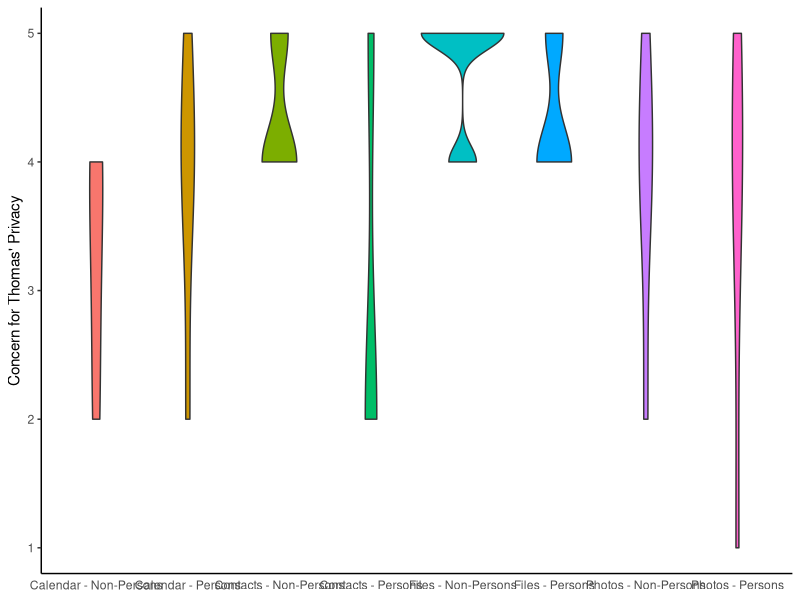
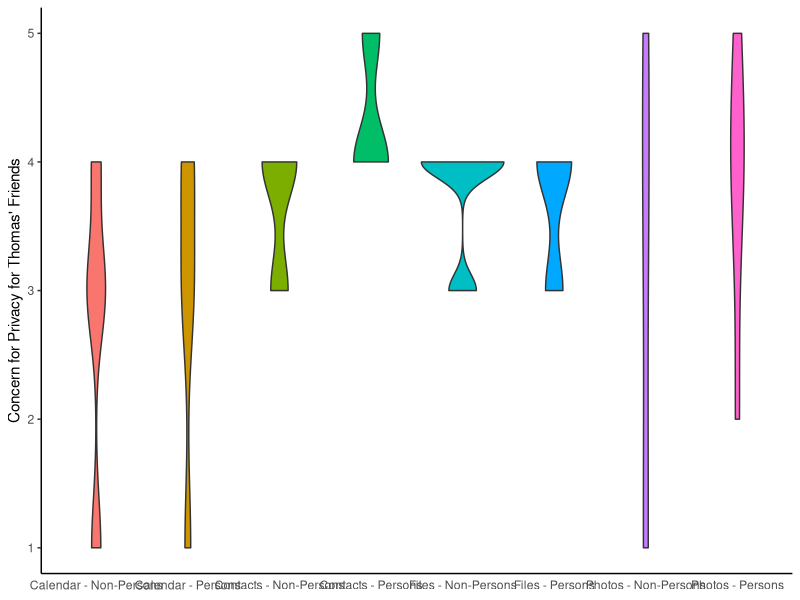

Generate these figures, in order, with R:
## ---- chunk 1
library(tidyverse)
data <- read_csv('data_24_11_28.csv', show_col_types = FALSE)
head(data)
## ---- chunk 2
my_data <- data[-1, ]
my_data <- data[-1, ]

my_data <- my_data %>% filter(
  Finished == TRUE, 
  consent == "I agree to take part in the study.",
  age > 17,
  likertscale_help_6 == 2,
  attentioncheck_2 == 7
  )

common_cols <- c(
    'ResponseId',
    'Duration (in seconds)',
    'phoneos',
    'thomashimself_1',
    'thomashimself_2',
    'thomashimself_3',
    'thomasfriend_1',
    'thomasfriend_2',
    'thomasfriend_3',
    'reponsibility_1',
    'reponsibility_2',
    'not_scenario_1',
    'not_scenario_2',
    'not_scenario_3',
    'not_scenario_4',
    'not_scenario_5',
    'not_scenario_6',
    'not_scenario_7',
    'not_scenario_8',
    'accesstoall',
    'apps_number',
    'photos_number',
    'photos_approx',
    'contact_number',
    'contacts_approx',
    'familyevent_number',
    'workevent_number',
    'likertscale_help_1',
    'likertscale_help_2',
    'likertscale_help_3',
    'likertscale_help_4',
    'likertscale_help_5',
    'likertscale_help_7',
    'likertscale_help_8',
    'likertscale_help_9',
    'likertscale_help_10',
    'personalinformation_1',
    'personalinformation_2',
    'personalinformation_3',
    'personalinformation_4',
    'friendinformation_1',
    'friendinformation_2',
    'friendinformation_3',
    'friendinformation_4',
    'gender',
    'ethnicity',
    'education',
    'education_9_TEXT',
    'income',
    'usyears',
    'yob_1',
    'fieldofstudy',
    'relationshipstatus',
    'children',
    'commitmentcheck1',
    'commitmentcheck2',
    'feedback1',
    'feedback2',
    'feedback4',
    'feedback5',
    'feedback6',
    'feedback7'
)

survey_data <- my_data %>% select(
  c(mc1_photosperson,
    mc2_photosperson,
    mc1_photosnon,
    mc2_photosnon,
    mc1_contactspersons,
    mc2_contactsperson,
    mc1_contactnonperson,
    mc2_contactnonperson,
    mc1_calendarpersons,
    mc2_calendarperson,
    mc1_calendarnon,
    mc2_calendarnon,
    filesystempersonchec,
    filesystempersonperm,
    qnonpersonfilehave,
    qnonpersonfileperm,
    photo_option_1,
    photo_option_2,
    photo_option_flip_1,
    contact_option_1,
    contact_option_2,
    contact_option_flip_1,
    calendar_option_1,
    calendar_option_2,
    calendar_option_flip_1,
    file_option_1,
    file_option_2,
    file_option_flipped_1,
    photo_paid,
    contact_paid,
    calendar_paid,
    file_paid
    ),
  common_cols
)

dim(survey_data)
## ---- chunk 3
ph_persons <- survey_data %>% select(
  c(mc1_photosperson,
    mc2_photosperson,
    photo_option_1,
    photo_option_2,
    photo_option_flip_1,
    photo_paid
    ),
  common_cols
) %>% filter(mc1_photosperson != "",
             mc2_photosperson != "")

dim(ph_persons)
## ---- chunk 4
ph_non_persons <- survey_data %>% select(
  c(mc1_photosnon,
    mc2_photosnon,
    photo_option_1,
    photo_option_2,
    photo_option_flip_1,
    photo_paid
    ),
  common_cols
) %>% filter(mc1_photosnon != "",
             mc2_photosnon != "")

dim(ph_non_persons)
## ---- chunk 5
cn_persons <- survey_data %>% select(
  c(mc1_contactspersons,
    mc2_contactsperson,
    contact_option_1,
    contact_option_2,
    contact_option_flip_1,
    contact_paid
    ),
  common_cols
) %>% filter(mc1_contactspersons != "",
             mc2_contactsperson != "")

dim(cn_persons)
## ---- chunk 6
cn_non_persons <- survey_data %>% select(
  c(mc1_contactnonperson,
    mc2_contactnonperson,
    contact_option_1,
    contact_option_2,
    contact_option_flip_1,
    contact_paid
    ),
  common_cols
) %>% filter(mc1_contactnonperson != "",
             mc2_contactnonperson != "")

dim(cn_non_persons)
## ---- chunk 7
cl_persons <- survey_data %>% select(
  c(mc1_calendarpersons,
    mc2_calendarperson,
    calendar_option_1,
    calendar_option_2,
    calendar_option_flip_1,
    calendar_paid
    ),
  common_cols
) %>% filter(mc1_calendarpersons != "",
             mc2_calendarperson != "")

dim(cl_persons)
## ---- chunk 8
cl_non_persons <- survey_data %>% select(
  c(mc1_calendarnon,
    mc2_calendarnon,
    calendar_option_1,
    calendar_option_2,
    calendar_option_flip_1,
    calendar_paid
    ),
  common_cols
) %>% filter(mc1_calendarnon != "",
             mc2_calendarnon != "")

dim(cl_non_persons)
## ---- chunk 9
file_persons <- survey_data %>% select(
  c(filesystempersonchec,
    filesystempersonperm,
    file_option_1,
    file_option_2,
    file_option_flipped_1,
    file_paid
    ),
  common_cols
) %>% filter(filesystempersonchec != "",
             filesystempersonperm != "")

dim(file_persons)
## ---- chunk 10
file_non_persons <- survey_data %>% select(
  c(qnonpersonfilehave,
    qnonpersonfileperm,
    file_option_1,
    file_option_2,
    file_option_flipped_1,
    file_paid
    ),
  common_cols
) %>% filter(qnonpersonfilehave != "",
             qnonpersonfileperm != "")

dim(file_non_persons)
## ---- chunk 11
library(ggplot2)

violin_himself <- data.frame(
  name = c(rep("Calendar - Persons", length(cl_persons$thomashimself_1)),
           rep("Calendar - Non-Persons", length(cl_non_persons$thomashimself_1)),
           rep("Contacts - Persons", length(cn_persons$thomashimself_1)),
           rep("Contacts - Non-Persons", length(cn_non_persons$thomashimself_1)),
           rep("Photos - Persons", length(ph_persons$thomashimself_1)),
           rep("Photos - Non-Persons", length(ph_non_persons$thomashimself_1)),
           rep("Files - Persons", length(file_persons$thomashimself_1)),
           rep("Files - Non-Persons", length(file_non_persons$thomashimself_1))),
  value = as.integer(c(cl_persons$thomashimself_1, cl_non_persons$thomashimself_1,
                       cn_persons$thomashimself_1, cn_non_persons$thomashimself_1,
                       ph_persons$thomashimself_1, ph_non_persons$thomashimself_1,
                       file_persons$thomashimself_1, file_non_persons$thomashimself_1))
)

ggplot(violin_himself, aes(x=name, y=value, fill=name)) +
  theme_classic() +
  theme(axis.title.x = element_blank(),
        axis.ticks.x=element_blank()) +
  ylab("Concern for Thomas' Privacy") +
  ylim(1, 5) +
  geom_violin(show.legend = F) 
  # + geom_boxplot(width = 0.05, alpha = 0.5, show.legend = FALSE)
## ---- chunk 12
library(ggplot2)

violin_friends <- data.frame(
  name = c(rep("Calendar - Persons", length(cl_persons$thomasfriend_1)),
           rep("Calendar - Non-Persons", length(cl_non_persons$thomasfriend_1)),
           rep("Contacts - Persons", length(cn_persons$thomasfriend_1)),
           rep("Contacts - Non-Persons", length(cn_non_persons$thomasfriend_1)),
           rep("Photos - Persons", length(ph_persons$thomasfriend_1)),
           rep("Photos - Non-Persons", length(ph_non_persons$thomasfriend_1)),
           rep("Files - Persons", length(file_persons$thomasfriend_1)),
           rep("Files - Non-Persons", length(file_non_persons$thomasfriend_1))),
  value = as.integer(c(cl_persons$thomasfriend_1, cl_non_persons$thomasfriend_1,
                       cn_persons$thomasfriend_1, cn_non_persons$thomasfriend_1,
                       ph_persons$thomasfriend_1, ph_non_persons$thomasfriend_1,
                       file_persons$thomasfriend_1, file_non_persons$thomasfriend_1))
)

ggplot(violin_friends, aes(x=name, y=value, fill=name)) +
  theme_classic() +
  theme(axis.title.x = element_blank(),
        axis.ticks.x=element_blank()) +
  ylab("Concern for Privacy for Thomas' Friends") +
  ylim(1, 5) +
  geom_violin(show.legend = F)
  # + geom_boxplot(width = 0.05, alpha = 0.5, show.legend = FALSE)
## ---- chunk 13
a <- survey_data %>% 
  filter(ResponseId %in% c(cn_persons$ResponseId)) %>%
  mutate(permission = "Contacts")

b <- survey_data %>% 
  filter(ResponseId %in% c(ph_persons$ResponseId)) %>%
  mutate(permission = "Photos")

c <- survey_data %>% 
  filter(ResponseId %in% c(cl_persons$ResponseId)) %>%
  mutate(permission = "Calendar")

d <- survey_data %>% 
  filter(ResponseId %in% c(file_persons$ResponseId)) %>%
  mutate(permission = "File System")

persons_himself <- bind_rows(a, b, c, d) %>% 
  select(permission, thomashimself_1, thomashimself_2, thomashimself_3)
persons_himself$group_var <- factor(rep('Persons Himself', 
                                            nrow(persons_himself)))
persons_himself <- persons_himself %>%
  mutate(
    thomashimself_1 = as.integer(thomashimself_1),
    thomashimself_2 = as.integer(thomashimself_2),
    thomashimself_3 = as.integer(thomashimself_3)
  )
names(persons_himself) <-  c('permission', 'question1', 'question2', 'question3', 'group')

persons_friends <- bind_rows(a, b, c, d) %>% 
  select(permission, thomasfriend_1, thomasfriend_2, thomasfriend_3)
persons_friends$group_var <- factor(rep('Persons Friends', 
                                            nrow(persons_friends)))
persons_friends <- persons_friends %>%
  mutate(
    thomasfriend_1 = as.integer(thomasfriend_1),
    thomasfriend_2 = as.integer(thomasfriend_2),
    thomasfriend_3 = as.integer(thomasfriend_3)
  )
names(persons_friends) <- c('permission', 'question1', 'question2', 'question3', 'group')

persons <- bind_rows(persons_himself, persons_friends)

manova_result_persons <- aov(cbind(question1, question2, question3) ~ group, 
                         data = as_tibble(persons))
summary(manova_result_persons)
## ---- chunk 14
a <- survey_data %>% 
  filter(ResponseId %in% c(cn_non_persons$ResponseId)) %>%
  mutate(permission = "Contacts")

b <- survey_data %>% 
  filter(ResponseId %in% c(ph_non_persons$ResponseId)) %>%
  mutate(permission = "Photos")

c <- survey_data %>% 
  filter(ResponseId %in% c(cl_non_persons$ResponseId)) %>%
  mutate(permission = "Calendar")

d <- survey_data %>% 
  filter(ResponseId %in% c(file_non_persons$ResponseId)) %>%
  mutate(permission = "File System")

non_persons_himself <- bind_rows(a, b, c, d) %>% 
  select(permission, thomashimself_1, thomashimself_2, thomashimself_3)
non_persons_himself$group_var <- factor(rep('Non-Persons Himself', 
                                            nrow(non_persons_himself)))
non_persons_himself <- non_persons_himself %>%
  mutate(
    thomashimself_1 = as.integer(thomashimself_1),
    thomashimself_2 = as.integer(thomashimself_2),
    thomashimself_3 = as.integer(thomashimself_3)
  )
names(non_persons_himself) <-  c('permission', 'question1', 'question2', 'question3', 'group')

non_persons_friends <- bind_rows(a, b, c, d) %>% 
  select(permission, thomasfriend_1, thomasfriend_2, thomasfriend_3)
non_persons_friends$group_var <- factor(rep('Non-Persons Friends', 
                                            nrow(non_persons_friends)))
non_persons_friends <- non_persons_friends %>%
  mutate(
    thomasfriend_1 = as.integer(thomasfriend_1),
    thomasfriend_2 = as.integer(thomasfriend_2),
    thomasfriend_3 = as.integer(thomasfriend_3)
  )
names(non_persons_friends) <- c('permission', 'question1', 'question2', 'question3', 'group')

non_persons <- bind_rows(non_persons_himself, non_persons_friends)

manova_result_non <- aov(cbind(question1, question2, question3) ~ group, 
                         data = as_tibble(non_persons))
summary(manova_result_non)
## ---- chunk 15
persons_himself_means <- persons_himself %>%
  group_by(permission) %>%
  summarize(persons_mean_value = round(mean(question1, na.rm = TRUE), 2))

non_persons_himself_means <- non_persons_himself %>%
  group_by(permission) %>%
  summarize(non_persons_mean_value = round(mean(question1, na.rm = TRUE), 2))

himself_means <- non_persons_himself_means %>% inner_join(persons_himself_means)
himself_means
## ---- chunk 16
persons_friends_means <- persons_friends %>%
  group_by(permission) %>%
  summarize(persons_mean_value = round(mean(question1, na.rm = TRUE), 2))

non_persons_friends_means <- non_persons_friends %>%
  group_by(permission) %>%
  summarize(non_persons_mean_value = round(mean(question1, na.rm = TRUE), 2))

friends_means <- non_persons_friends_means %>% inner_join(persons_friends_means)
friends_means
## ---- chunk 17
a <- survey_data %>% 
  filter(ResponseId %in% c(cn_persons$ResponseId)) %>%
  mutate(permission = "Contacts",
         amount = as.numeric(gsub("[^0-9.-]", "", contact_paid)),
         amount = ifelse(is.na(amount), 0, amount)) %>%
  filter(amount > -1) %>%
  select(c(permission, amount))

b <- survey_data %>% 
  filter(ResponseId %in% c(ph_persons$ResponseId)) %>%
  mutate(permission = "Photos",
         amount = as.numeric(gsub("[^0-9.-]", "", photo_paid)),
         amount = ifelse(is.na(amount), 0, amount)) %>%
  filter(amount > -1) %>%
  select(c(permission, amount))

c <- survey_data %>% 
  filter(ResponseId %in% c(cl_persons$ResponseId)) %>%
  mutate(permission = "Calendar",
         amount = as.numeric(gsub("[^0-9.-]", "", calendar_paid)),
         amount = ifelse(is.na(amount), 0, amount)) %>%
  filter(amount > -1) %>%
  select(c(permission, amount))

d <- survey_data %>% 
  filter(ResponseId %in% c(file_persons$ResponseId)) %>%
  mutate(permission = "File System",
         amount = as.numeric(gsub("[^0-9.-]", "", file_paid)),
         amount = ifelse(is.na(amount), 0, amount)) %>%
  filter(amount > -1) %>%
  select(c(permission, amount))

persons_paid_apps <- bind_rows(a, b, c, d)
persons_paid_apps_summary <- persons_paid_apps %>%
  group_by(permission) %>%
  summarize(persons_mean = round(mean(amount, na.rm = TRUE), 2),
            persons_median = round(median(amount, na.rm = TRUE), 2))
persons_paid_apps_summary
## ---- chunk 18
a <- survey_data %>% 
  filter(ResponseId %in% c(cn_non_persons$ResponseId)) %>%
  mutate(permission = "Contacts",
         amount = as.numeric(gsub("[^0-9.-]", "", contact_paid)),
         amount = ifelse(is.na(amount), 0, amount)) %>%
  filter(amount > -1) %>%
  select(c(permission, amount))

b <- survey_data %>% 
  filter(ResponseId %in% c(ph_non_persons$ResponseId)) %>%
  mutate(permission = "Photos",
         amount = as.numeric(gsub("[^0-9.-]", "", photo_paid)),
         amount = ifelse(is.na(amount), 0, amount)) %>%
  filter(amount > -1) %>%
  select(c(permission, amount))

c <- survey_data %>% 
  filter(ResponseId %in% c(cl_non_persons$ResponseId)) %>%
  mutate(permission = "Calendar",
         amount = as.numeric(gsub("[^0-9.-]", "", calendar_paid)),
         amount = ifelse(is.na(amount), 0, amount)) %>%
  filter(amount > -1) %>%
  select(c(permission, amount))

d <- survey_data %>% 
  filter(ResponseId %in% c(file_non_persons$ResponseId)) %>%
  mutate(permission = "File System",
         amount = as.numeric(gsub("[^0-9.-]", "", file_paid)),
         amount = ifelse(is.na(amount), 0, amount)) %>%
  filter(amount > -1) %>%
  select(c(permission, amount))

non_persons_paid_apps <- bind_rows(a, b, c, d)
non_persons_paid_apps_summary <- non_persons_paid_apps %>%
  group_by(permission) %>%
  summarize(non_persons_mean = round(mean(amount, na.rm = TRUE), 2),
            non_persons_median = round(median(amount, na.rm = TRUE), 2))
non_persons_paid_apps_summary
## ---- chunk 19
a <- ph_persons %>%
  mutate(question = as.numeric(thomasfriend_1)) %>%
  select(question)

b <- cn_persons %>%
  mutate(question = as.numeric(thomasfriend_1)) %>%
  select(question)

c <- cl_persons %>%
  mutate(question = as.numeric(thomasfriend_1)) %>%
  select(question)

d <- file_persons %>%
  mutate(question = as.numeric(thomasfriend_1)) %>%
  select(question)

shapiro.test(a$question)
shapiro.test(b$question)
shapiro.test(c$question)
shapiro.test(d$question)
## ---- chunk 20
a <- ph_non_persons %>%
  mutate(question = as.numeric(thomasfriend_1)) %>%
  select(question)

b <- cn_non_persons %>%
  mutate(question = as.numeric(thomasfriend_1)) %>%
  select(question)

c <- cl_non_persons %>%
  mutate(question = as.numeric(thomasfriend_1)) %>%
  select(question)

d <- file_non_persons %>%
  mutate(question = as.numeric(thomasfriend_1)) %>%
  select(question)

shapiro.test(a$question)
shapiro.test(b$question)
shapiro.test(c$question)
shapiro.test(d$question)
## ---- chunk 21
persons_not_sc <- survey_data %>%
  filter((mc1_contactspersons != "" & mc2_contactsperson != "") |
          (mc1_photosperson != "" & mc2_photosperson != "") |
           (mc1_calendarpersons != "" & mc2_calendarperson != "") |
           (filesystempersonchec != "" & filesystempersonperm != "")) %>%
  select(c(not_scenario_1, not_scenario_2, not_scenario_3, not_scenario_4,
           not_scenario_5, not_scenario_6, not_scenario_7, not_scenario_8))

persons_not_sc <- persons_not_sc %>%
  mutate(across(everything(), as.numeric))

mean_values <- apply(persons_not_sc, 2, 
                     function(x) round(mean(x, na.rm = TRUE), 2))
median_values <- apply(persons_not_sc, 2, median, na.rm = TRUE)

mean_values
median_values
## ---- chunk 22
a <- persons_not_sc %>% 
  select(not_scenario_1) %>%
  mutate(permission = "Calendar")
b <- persons_not_sc %>% 
  select(not_scenario_2) %>%
  mutate(permission = "Contacts")
c <- persons_not_sc %>% 
  select(not_scenario_3) %>%
  mutate(permission = "Photos")
d <- persons_not_sc %>% 
  select(not_scenario_4) %>%
  mutate(permission = "File System")

persons_not_sc_t <- bind_rows(a, b, c, d)
persons_not_sc_t$group_var <- factor(rep('Persons - Privacy Concern', 
                                            nrow(persons_not_sc_t)))

persons_not_sc_t <- persons_not_sc_t %>%
  pivot_longer(cols = c("not_scenario_1", "not_scenario_2", "not_scenario_3", "not_scenario_4"),
               names_to = "option_type",
               values_to = "concern_score",      
               values_drop_na = TRUE) %>% select(-c(option_type))


manova_result_persons_not_sc_t <- aov(concern_score ~ permission, 
                         data = as_tibble(persons_not_sc_t))
summary(manova_result_persons_not_sc_t)
## ---- chunk 23
a <- persons_not_sc %>% 
  select(not_scenario_5) %>%
  mutate(permission = "Calendar")
b <- persons_not_sc %>% 
  select(not_scenario_6) %>%
  mutate(permission = "Contacts")
c <- persons_not_sc %>% 
  select(not_scenario_7) %>%
  mutate(permission = "Photos")
d <- persons_not_sc %>% 
  select(not_scenario_8) %>%
  mutate(permission = "File System")

persons_not_sc_t <- bind_rows(a, b, c, d)
persons_not_sc_t$group_var <- factor(rep('Persons - Access Comfort', 
                                            nrow(persons_not_sc_t)))

persons_not_sc_t <- persons_not_sc_t %>%
  pivot_longer(cols = c("not_scenario_5", "not_scenario_6", "not_scenario_7", "not_scenario_8"),
               names_to = "option_type",
               values_to = "comfort_score",      
               values_drop_na = TRUE) %>% select(-c(option_type))


manova_result_persons_not_sc_t <- aov(comfort_score ~ permission, 
                         data = as_tibble(persons_not_sc_t))
summary(manova_result_persons_not_sc_t)
## ---- chunk 24
non_persons_not_sc <- survey_data %>%
  filter((mc1_contactnonperson != "" & mc2_contactnonperson != "") |
          (mc1_photosnon != "" & mc2_photosnon != "") |
           (mc1_calendarnon != "" & mc2_calendarnon != "") |
           (qnonpersonfilehave != "" & qnonpersonfileperm != "")) %>%
  select(c(not_scenario_1, not_scenario_2, not_scenario_3, not_scenario_4,
           not_scenario_5, not_scenario_6, not_scenario_7, not_scenario_8))

non_persons_not_sc <- non_persons_not_sc %>%
  mutate(across(everything(), as.numeric))

mean_values <- apply(non_persons_not_sc, 2, 
                     function(x) round(mean(x, na.rm = TRUE), 2))
median_values <- apply(non_persons_not_sc, 2, median, na.rm = TRUE)

mean_values
median_values
## ---- chunk 25
a <- non_persons_not_sc %>% 
  select(not_scenario_1) %>%
  mutate(permission = "Calendar")
b <- non_persons_not_sc %>% 
  select(not_scenario_2) %>%
  mutate(permission = "Contacts")
c <- non_persons_not_sc %>% 
  select(not_scenario_3) %>%
  mutate(permission = "Photos")
d <- non_persons_not_sc %>% 
  select(not_scenario_4) %>%
  mutate(permission = "File System")

non_persons_not_sc_t <- bind_rows(a, b, c, d)
non_persons_not_sc_t$group_var <- factor(rep('Non-Persons - Privacy Concern', 
                                            nrow(persons_not_sc_t)))

non_persons_not_sc_t <- non_persons_not_sc_t %>%
  pivot_longer(cols = c("not_scenario_1", "not_scenario_2", "not_scenario_3", "not_scenario_4"),
               names_to = "option_type",
               values_to = "concern_score",      
               values_drop_na = TRUE) %>% select(-c(option_type))


manova_result_non_persons_not_sc_t <- aov(concern_score ~ permission, 
                         data = as_tibble(non_persons_not_sc_t))
summary(manova_result_non_persons_not_sc_t)
## ---- chunk 26

## ---- chunk 27
a <- non_persons_not_sc %>% 
  select(not_scenario_5) %>%
  mutate(permission = "Calendar")
b <- non_persons_not_sc %>% 
  select(not_scenario_6) %>%
  mutate(permission = "Contacts")
c <- non_persons_not_sc %>% 
  select(not_scenario_7) %>%
  mutate(permission = "Photos")
d <- non_persons_not_sc %>% 
  select(not_scenario_8) %>%
  mutate(permission = "File System")

non_persons_not_sc_t <- bind_rows(a, b, c, d)
non_persons_not_sc_t$group_var <- factor(rep('Persons - Access Comfort', 
                                            nrow(non_persons_not_sc_t)))

non_persons_not_sc_t <- non_persons_not_sc_t %>%
  pivot_longer(cols = c("not_scenario_5", "not_scenario_6", "not_scenario_7", "not_scenario_8"),
               names_to = "option_type",
               values_to = "comfort_score",      
               values_drop_na = TRUE) %>% select(-c(option_type))


manova_result_non_persons_not_sc_t <- aov(comfort_score ~ permission, 
                         data = as_tibble(non_persons_not_sc_t))
summary(manova_result_non_persons_not_sc_t)
## ---- chunk 28
persons_resp <- survey_data %>%
  filter((mc1_contactspersons != "" & mc2_contactsperson != "") |
          (mc1_photosperson != "" & mc2_photosperson != "") |
           (mc1_calendarpersons != "" & mc2_calendarperson != "") |
           (filesystempersonchec != "" & filesystempersonperm != "")) %>%
  select(c('reponsibility_1', 'reponsibility_2'))

persons_resp <- persons_resp %>%
  mutate(across(everything(), as.numeric))

mean_values <- apply(persons_resp, 2, 
                     function(x) round(mean(x, na.rm = TRUE), 2))
median_values <- apply(persons_resp, 2, median, na.rm = TRUE)

mean_values
median_values
## ---- chunk 29
non_persons_resp <- survey_data %>%
  filter((mc1_contactnonperson != "" & mc2_contactnonperson != "") |
          (mc1_photosnon != "" & mc2_photosnon != "") |
           (mc1_calendarnon != "" & mc2_calendarnon != "") |
           (qnonpersonfilehave != "" & qnonpersonfileperm != "")) %>%
  select(c('reponsibility_1', 'reponsibility_2'))

non_persons_resp <- non_persons_resp %>%
  mutate(across(everything(), as.numeric))

mean_values <- apply(non_persons_resp, 2, 
                     function(x) round(mean(x, na.rm = TRUE), 2))
median_values <- apply(non_persons_resp, 2, median, na.rm = TRUE)

mean_values
median_values
## ---- chunk 30
cn_persons_install <- survey_data %>%
  filter((mc1_contactspersons != "" & mc2_contactsperson != "")) %>%
  select(c('contact_option_1', 'contact_option_flip_1'))

cn_persons_install <- cn_persons_install %>%
  mutate(across(everything(), as.numeric))

mean_values <- apply(cn_persons_install, 2, 
                     function(x) round(mean(x, na.rm = TRUE), 2))
median_values <- apply(cn_persons_install, 2, median, na.rm = TRUE)

mean_values
median_values
## ---- chunk 31
cn_non_persons_install <- survey_data %>%
  filter((mc1_contactnonperson != "" & mc1_contactnonperson != "")) %>%
  select(c('contact_option_1', 'contact_option_flip_1'))

cn_non_persons_install <- cn_non_persons_install %>%
  mutate(across(everything(), as.numeric))

mean_values <- apply(cn_non_persons_install, 2, 
                     function(x) round(mean(x, na.rm = TRUE), 2))
median_values <- apply(cn_non_persons_install, 2, median, na.rm = TRUE)

mean_values
median_values
## ---- chunk 32
cl_persons_install <- survey_data %>%
  filter((mc1_calendarpersons != "" & mc2_calendarperson != "")) %>%
  select(c('calendar_option_1', 'calendar_option_flip_1'))

cl_persons_install <- cl_persons_install %>%
  mutate(across(everything(), as.numeric))

mean_values <- apply(cl_persons_install, 2, 
                     function(x) round(mean(x, na.rm = TRUE), 2))
median_values <- apply(cl_persons_install, 2, median, na.rm = TRUE)

mean_values
median_values
## ---- chunk 33
cl_non_persons_install <- survey_data %>%
  filter((mc1_calendarnon != "" & mc2_calendarnon != "")) %>%
  select(c('calendar_option_1', 'calendar_option_flip_1'))

cl_non_persons_install <- cl_non_persons_install %>%
  mutate(across(everything(), as.numeric))

mean_values <- apply(cl_non_persons_install, 2, 
                     function(x) round(mean(x, na.rm = TRUE), 2))
median_values <- apply(cl_non_persons_install, 2, median, na.rm = TRUE)

mean_values
median_values
## ---- chunk 34
ph_persons_install <- survey_data %>%
  filter((mc1_photosperson != "" & mc2_photosperson != "")) %>%
  select(c('photo_option_1', 'photo_option_flip_1'))

ph_persons_install <- ph_persons_install %>%
  mutate(across(everything(), as.numeric))

mean_values <- apply(ph_persons_install, 2, 
                     function(x) round(mean(x, na.rm = TRUE), 2))
median_values <- apply(ph_persons_install, 2, median, na.rm = TRUE)

mean_values
median_values
## ---- chunk 35
ph_non_persons_install <- survey_data %>%
  filter(mc1_photosnon != "" & mc2_photosnon != "") %>%
  select(c('photo_option_1', 'photo_option_flip_1'))

ph_non_persons_install <- ph_non_persons_install %>%
  mutate(across(everything(), as.numeric))

mean_values <- apply(ph_non_persons_install, 2, 
                     function(x) round(mean(x, na.rm = TRUE), 2))
median_values <- apply(ph_non_persons_install, 2, median, na.rm = TRUE)

mean_values
median_values
## ---- chunk 36
file_persons_install <- survey_data %>%
  filter(filesystempersonchec != "" & filesystempersonperm != "") %>%
  select(c('file_option_1', 'file_option_flipped_1'))

file_persons_install <- file_persons_install %>%
  mutate(across(everything(), as.numeric))

mean_values <- apply(file_persons_install, 2, 
                     function(x) round(mean(x, na.rm = TRUE), 2))
median_values <- apply(file_persons_install, 2, median, na.rm = TRUE)

mean_values
median_values
## ---- chunk 37
file_non_persons_install <- survey_data %>%
  filter(qnonpersonfilehave != "" & qnonpersonfileperm != "") %>%
  select(c('file_option_1', 'file_option_flipped_1'))

file_non_persons_install <- file_non_persons_install %>%
  mutate(across(everything(), as.numeric))

mean_values <- apply(file_non_persons_install, 2, 
                     function(x) round(mean(x, na.rm = TRUE), 2))
median_values <- apply(file_non_persons_install, 2, median, na.rm = TRUE)

mean_values
median_values
## ---- chunk 38
a <- cn_persons_install %>% 
  select(contact_option_1) %>%
  mutate(permission = "Contacts")

b <- cl_persons_install %>% 
  select(calendar_option_1) %>%
  mutate(permission = "Calendar")

c <- ph_persons_install %>% 
  select(photo_option_1) %>%
  mutate(permission = "Photos")

d <- file_persons_install %>% 
  select(file_option_1) %>%
  mutate(permission = "File Systems")

persons_install_intent <- bind_rows(a, b, c, d)
persons_install_intent$group_var <- factor(rep('Persons Install Intent', 
                                            nrow(persons_install_intent)))

a <- cn_non_persons_install %>% 
  select(contact_option_1) %>%
  mutate(permission = "Contacts")

b <- cl_non_persons_install %>% 
  select(calendar_option_1) %>%
  mutate(permission = "Calendar")

c <- ph_non_persons_install %>% 
  select(photo_option_1) %>%
  mutate(permission = "Photos")

d <- file_non_persons_install %>% 
  select(file_option_1) %>%
  mutate(permission = "File Systems")

non_persons_install_intent <- bind_rows(a, b, c, d)
non_persons_install_intent$group_var <- factor(rep('Non-Persons Install Intent', 
                                            nrow(non_persons_install_intent)))

install_intent <- bind_rows(persons_install_intent, non_persons_install_intent)
install_intent <- install_intent %>%
  pivot_longer(cols = c("contact_option_1", "calendar_option_1", "photo_option_1", "file_option_1"),
               names_to = "option_type",
               values_to = "intent",      
               values_drop_na = TRUE) %>% select(-c(option_type))


manova_result_persons_install <- aov(intent ~ group_var, 
                         data = as_tibble(install_intent))
summary(manova_result_persons_install)
## ---- chunk 39
a <- cn_persons_install %>% 
  select(contact_option_flip_1) %>%
  mutate(permission = "Contacts")

b <- cl_persons_install %>% 
  select(calendar_option_flip_1) %>%
  mutate(permission = "Calendar")

c <- ph_persons_install %>% 
  select(photo_option_flip_1) %>%
  mutate(permission = "Photos")

d <- file_persons_install %>% 
  select(file_option_flipped_1) %>%
  mutate(permission = "File Systems")

friend_persons_install_intent <- bind_rows(a, b, c, d)
friend_persons_install_intent$group_var <- factor(rep('Persons Install Intent', 
                                            nrow(friend_persons_install_intent)))

a <- cn_non_persons_install %>% 
  select(contact_option_flip_1) %>%
  mutate(permission = "Contacts")

b <- cl_non_persons_install %>% 
  select(calendar_option_flip_1) %>%
  mutate(permission = "Calendar")

c <- ph_non_persons_install %>% 
  select(photo_option_flip_1) %>%
  mutate(permission = "Photos")

d <- file_non_persons_install %>% 
  select(file_option_flipped_1) %>%
  mutate(permission = "File Systems")

friend_non_persons_install_intent <- bind_rows(a, b, c, d)
friend_non_persons_install_intent$group_var <- factor(rep('Non-Persons Install Intent', 
                                            nrow(friend_non_persons_install_intent)))

friend_install_intent <- bind_rows(friend_persons_install_intent, friend_non_persons_install_intent)
friend_install_intent <- friend_install_intent %>%
  pivot_longer(cols = c("contact_option_flip_1", "calendar_option_flip_1", "photo_option_flip_1", "file_option_flipped_1"),
               names_to = "option_type",
               values_to = "intent",      
               values_drop_na = TRUE) %>% select(-c(option_type))


manova_result_friend_persons_install <- aov(intent ~ permission, 
                         data = as_tibble(friend_install_intent))
summary(manova_result_friend_persons_install)
## ---- chunk 40
persons_twice <- survey_data %>%
  filter((mc1_contactspersons != "" & mc2_contactsperson != "") |
          (mc1_photosperson != "" & mc2_photosperson != "") |
           (mc1_calendarpersons != "" & mc2_calendarperson != "") |
           (filesystempersonchec != "" & filesystempersonperm != "")) %>%
  select(c('personalinformation_2', 'friendinformation_2'))

persons_twice <- persons_twice %>%
  mutate(across(everything(), as.numeric))

# shapiro.test(persons_twice$personalinformation_2)
# shapiro.test(persons_twice$friendinformation_2)
# 
# wilcox_test_result <- wilcox.test(persons_twice$personalinformation_2, 
#                                   persons_twice$friendinformation_2, 
#                                   paired = TRUE)
# 
# wilcox_test_result

mean_values <- apply(persons_twice, 2, 
                     function(x) round(mean(x, na.rm = TRUE), 2))
median_values <- apply(persons_twice, 2, median, na.rm = TRUE)

mean_values
median_values
## ---- chunk 41
non_persons_twice <- survey_data %>%
  filter((mc1_contactnonperson != "" & mc2_contactnonperson != "") |
          (mc1_photosnon != "" & mc2_photosnon != "") |
           (mc1_calendarnon != "" & mc2_calendarnon != "") |
           (qnonpersonfilehave != "" & qnonpersonfileperm != "")) %>%
  select(c('personalinformation_2', 'friendinformation_2'))

non_persons_twice <- non_persons_twice %>%
  mutate(across(everything(), as.numeric))

mean_values <- apply(non_persons_twice, 2, 
                     function(x) round(mean(x, na.rm = TRUE), 2))
median_values <- apply(non_persons_twice, 2, median, na.rm = TRUE)

mean_values
median_values
## ---- chunk 42
concern_by_gender <- survey_data %>%
  select(c(thomashimself_1, gender))

concern_by_gender <- concern_by_gender %>%
  mutate(thomashimself_1 = as.numeric(thomashimself_1))

summary_stats <- concern_by_gender %>%
  group_by(gender) %>%
  summarize(
    mean_score = mean(thomashimself_1, na.rm = TRUE), 
    median_score = median(thomashimself_1, na.rm = TRUE)  
  )

summary_stats
## ---- chunk 43
concern_by_gender <- survey_data %>%
  select(c(thomasfriend_1, gender))

concern_by_gender <- concern_by_gender %>%
  mutate(thomasfriend_1 = as.numeric(thomasfriend_1))

summary_stats <- concern_by_gender %>%
  group_by(gender) %>%
  summarize(
    mean_score = mean(thomasfriend_1, na.rm = TRUE), 
    median_score = median(thomasfriend_1, na.rm = TRUE)  
  )

summary_stats
## ---- chunk 44
concern_by_ethnicity <- survey_data %>%
  select(c(thomashimself_1, ethnicity))

concern_by_ethnicity <- concern_by_ethnicity %>%
  mutate(thomashimself_1 = as.numeric(thomashimself_1))

summary_stats <- concern_by_ethnicity %>%
  group_by(ethnicity) %>%
  summarize(
    mean_score = mean(thomashimself_1, na.rm = TRUE), 
    median_score = median(thomashimself_1, na.rm = TRUE)  
  ) %>%
  arrange(desc(mean_score))

summary_stats
## ---- chunk 45
concern_by_os <- survey_data %>%
  select(c(thomasfriend_1, phoneos))

concern_by_os <- concern_by_os %>%
  mutate(thomasfriend_1 = as.numeric(thomasfriend_1))

summary_stats <- concern_by_os %>%
  group_by(phoneos) %>%
  summarize(
    mean_score = mean(thomasfriend_1, na.rm = TRUE), 
    median_score = median(thomasfriend_1, na.rm = TRUE)  
  )

summary_stats
## ---- chunk 46
concern_by_os <- survey_data %>%
  select(c(thomashimself_1, phoneos))

concern_by_os <- concern_by_os %>%
  mutate(thomashimself_1 = as.numeric(thomashimself_1))

summary_stats <- concern_by_os %>%
  group_by(phoneos) %>%
  summarize(
    mean_score = mean(thomashimself_1, na.rm = TRUE), 
    median_score = median(thomashimself_1, na.rm = TRUE)  
  )

summary_stats
## ---- chunk 47
# apps_number, photos_number, contact_number, familyevent_number, workevent_number

app_count <- survey_data %>%
  select(c(apps_number, gender))

app_count <- app_count %>%
  mutate(apps_number = as.numeric(apps_number))

summary_stats <- app_count %>%
  group_by(gender) %>%
  summarize(
    mean_score = mean(apps_number, na.rm = TRUE), 
    median_score = median(apps_number, na.rm = TRUE)  
  )

summary_stats

photo_count <- survey_data %>%
  select(c(photos_number, gender))

photo_count <- photo_count %>%
  mutate(photos_number = as.numeric(photos_number))

summary_stats <- photo_count %>%
  group_by(gender) %>%
  summarize(
    mean_score = mean(photos_number, na.rm = TRUE), 
    median_score = median(photos_number, na.rm = TRUE)  
  )

summary_stats

cal_count <- survey_data %>%
  select(c(familyevent_number, gender))

cal_count <- cal_count %>%
  mutate(familyevent_number = as.numeric(familyevent_number))

summary_stats <- cal_count %>%
  group_by(gender) %>%
  summarize(
    mean_score = mean(familyevent_number, na.rm = TRUE), 
    median_score = median(familyevent_number, na.rm = TRUE)  
  )

summary_stats
